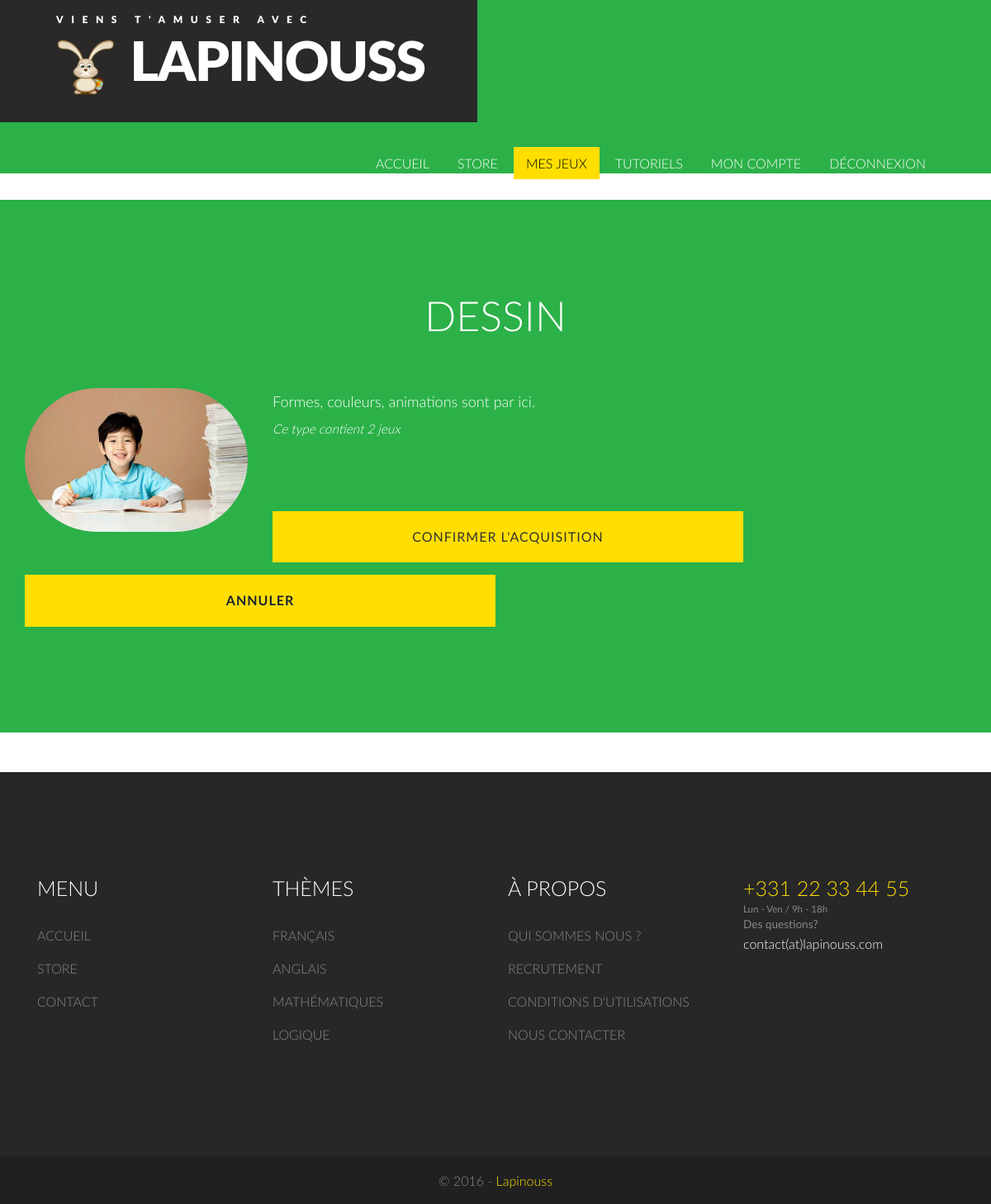
The app's page /game/buy/type/2 (signed in) with its own data.
### tables this page shows
CREATE TABLE IF NOT EXISTS `game_type` (
  `id_game_type` INT(11) NOT NULL AUTO_INCREMENT,
  `name` VARCHAR(50) NULL DEFAULT NULL,
  `description` VARCHAR(300) NOT NULL,
  PRIMARY KEY (`id_game_type`));

### repositories/database_layer.php (called while the page is built, shortened)
<?php
    class DatabaseLayer {
        private static $_db = null;
        private function __construct() {
            try {
                self::$_db = new PDO(
                    'mysql:host=' . DB_HOST . ';dbname=' . DB_NAME,
                    DB_USER,
                    DB_PASS,
                    array(PDO::ATTR_PERSISTENT => true)
                );
            }
            catch (PDOException $e) {
                echo $e->getMessage();
            }
        }
        public static function getInstance() {
            return self::$_db;
        }
    }

### repositories/base_repository.php (called while the page is built, shortened)
<?php
    require_once 'database_layer.php';
    abstract class BaseRepository {
        protected function __construct() {
            $this->db = DatabaseLayer::getInstance();
        }
    }

### repositories/game_type_repository.php (called while the page is built, shortened)
<?php
    require_once 'base_repository.php';
    require_once 'account_repository.php';
    require_once 'game_repository.php';
    class GameTypeRepository extends BaseRepository {
        private $gameRepository;
        public function __construct() {
            $this->gameRepository = new GameRepository();
        }
        public function findById($id_game_type, Account $account = null) {
            $game_type = $this->db->prepare(GameTypeQueries::FIND_BY_ID);
            $game_type->bindParam(':id_game_type', $id_game_type, PDO::PARAM_INT);
            if (!$game_type || ($game_type instanceof PDOException) || !$game_type->execute() && $game_type->rowCount() != 1)
                return null;
            $game_type = $game_type->fetchObject('GameType');
            $game_type->games = $this->gameRepository->findAllByType($game_type->id_game_type);
            return $game_type;
        }
    }

### repositories/game_repository.php (called while the page is built, shortened)
<?php
    require_once 'base_repository.php';
    require_once 'account_repository.php';
    require_once 'comment_repository.php';
    class GameRepository extends BaseRepository {
        private $commentRepository;
        public function __construct() {
            $this->commentRepository = new CommentRepository();
        }
        public function findAllByType($id_game_type, Account $account = null) {
            $games = $this->db->prepare(GameQueries::FIND_ALL_BY_TYPE);
            $games->bindParam(':id_game_type', $id_game_type, PDO::PARAM_INT);
            if (!$games || ($games instanceof PDOException) || !$games->execute())
                return null;
            $games = $games->fetchAll(PDO::FETCH_CLASS, 'Game');
            foreach ($games as $game) {
                $game->comments = $this->commentRepository->findByGameId($game->id_game);
            }
            return $games;
        }
    }

### repositories/comment_repository.php (called while the page is built, shortened)
<?php
    require_once 'base_repository.php';
    class CommentRepository extends BaseRepository {
        private $accountRepository;
        public function __construct() {
            $this->accountRepository = new AccountRepository();
        }
        public function findByGameId($id_game) {
            $comments = $this->db->prepare(CommentQueries::FIND_BY_GAME_ID);
            $comments->bindParam(':id_game', $id_game, PDO::PARAM_INT);
            if (!$comments || ($comments instanceof PDOException) || !$comments->execute())
                return null;
            $comments = $comments->fetchAll(PDO::FETCH_CLASS, 'Comment');
            foreach ($comments as $comment) {
                $comment->account = $comment->account = $this->accountRepository->findById($comment->id_account);
            }
            return $comments;
        }
    }

### repositories/account_repository.php (called while the page is built, shortened)
<?php
    require_once 'base_repository.php';
    class AccountRepository extends BaseRepository {
        public function findById($id_account) {
            $account = $this->db->prepare(AccountQueries::FIND_BY_ID);
            $account->bindParam(':id_account', $id_account, PDO::PARAM_INT);
            if (!$account || ($account instanceof PDOException) || !$account->execute())
                return null;
            return $account->fetchObject('Account');
        }
    }

### views/pages/game/buy_type.php (the view, shortened to what this page needs)
<?php
    $count = count($game_type->games);
?>
<div class="students">
    <div class="container">
        <h3><?php echo $game_type->name; ?></h3>
        <div class="custom_testimonials_wrap_inner">
            <address><img src="<?php echo 'resources/images/tiles/tutorial/' . $game_type->id_game_type .  '.jpg'; ?>" class="img-responsive" alt=""/></address>
            <div class="extra-wrap">
                <p><?php echo $game_type->description; ?></p>
                <p>
                    <i>
                        <small>
                            <?php
                            if ($count == 0)
                                echo 'Ce type ne contient aucun jeu';
                            else if ($count == 1)
                                echo 'Ce type contient ' . $count . ' jeu';
                            else if ($count > 1)
                                echo 'Ce type contient ' . $count . ' jeux';
                            ?>
                        </small>
                    </i>
                </p>
                <p><br/><br/></p>
                <p class="m_2">
                    <form method="post">
                        <input type="submit" name="confirm" class="btn1 btn-8 btn-8c" value="Confirmer l'acquisition">
                    </form>
                <a href="<?php echo action('game', 'store', '', '' , $game_type->id_game_type); ?>"><label class="btn1 btn2 btn-8 btn-8c">Annuler</label></a>
                </p>
            </div>
        </div>
    </div>
</div>

### styles/main.css (style rules this page uses)
h4, h5, h6, h1, h2, h3 { margin-top: 0; }
p { margin: 0; }
html, body { font-family: 'Lato', sans-serif; font-size: 100%; background:#fff; }
body a { transition:0.5s all; -webkit-transition:0.5s all; -moz-transition:0.5s all; -o-transition:0.5s all; -ms-transition:0.5s all; }
.students { background:#2cb149; padding:8em 0; }
.students h3 { color:#fff; text-transform:uppercase; font: 300 50px/25px Lato, sans-serif; text-align:center; margin-bottom:1.5em; }
address { overflow: hidden; float: left; margin: 0 30px 0 0; }
address img { width: 270px; height: 270px; -o-border-radius: 200px; -webkit-border-radius:200px; -moz-border-radius: 200px; border-radius: 200px; }
.extra-wrap p { color:#fff; font: 300 18px/25px Lato, sans-serif; line-height:1.8em; }
p.m_2 { margin-top:1em; }
.btn1 { border: none; font-family: inherit; font-size: inherit; color: inherit; background: none; cursor: pointer; padding: 20px 40px; display: inline-block; margin: 15px 0 0; text-transform: uppercase; letter-spacing: 1px; outline: none; position: relative; -webkit-transition: all 0.3s; -moz-transition: all 0.3s; transition: all 0.3s; text-align: center; width: 50%; }
.btn1:after { content: ''; position: absolute; z-index: -1; -webkit-transition: all 0.3s; -moz-transition: all 0.3s; transition: all 0.3s; }
.btn-8 { display: block; background:#ffde00; outline: 1px solid transparent; -webkit-transform-style: preserve-3d; -moz-transform-style: preserve-3d; transform-style: preserve-3d; }

### records on screen
game_type: name "DESSIN", description "Formes, couleurs, animations sont par ici."

### other values on screen
$count "2"
